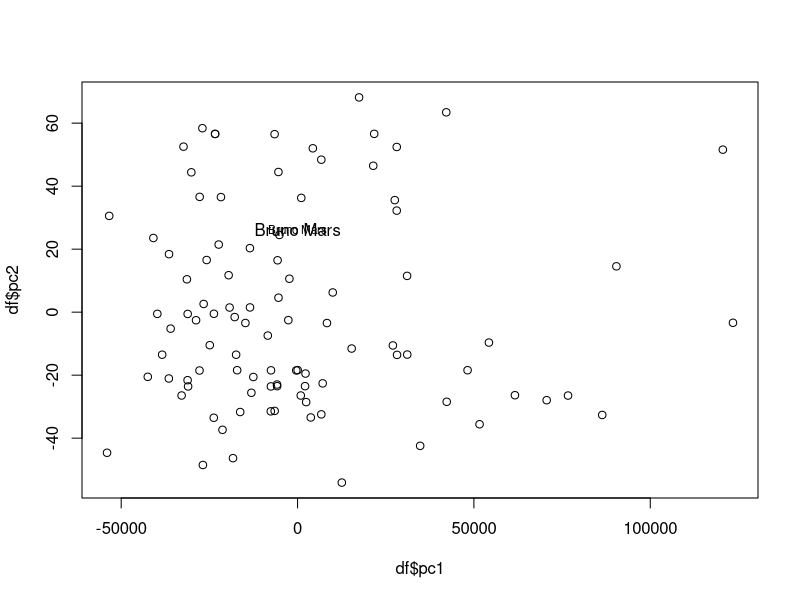

Generate this figure with R: (Note: this script raises an error after producing the figure.)
setwd("~/Documents/GitHub/Spotty_Tagger")

tracks = read.csv('billboardTop100.csv')

colsList = c('acousticness','danceability', 'duration_ms', 'energy', 'instrumentalness', 'key','liveness', 'loudness', 'mode', 'speechiness', 'tempo','time_signature', 'valence')

tracksColFil = tracks[,colsList]

trackPCA = prcomp(tracksColFil)
pc1 = trackPCA$x[,1]
pc2 = trackPCA$x[,2]
artist = as.character(tracks[,'track_name'])
artist = as.character(tracks[,'artist'])

df = data.frame(artist,pc1,pc2)
plot(df$pc1,df$pc2) 
with(df, text(pc1~pc2, labels = artist), pos = 4)


text(pc1 ~ pc2, labels=artist, cex= 0.7)


ggplot(df, aes(pc1,pc2)) + geom_point() + geom_text(aes(label=artist))


scaledDF = scale(tracksColFil)


trackPCA = prcomp(scaledDF)
pc1 = trackPCA$x[,1]
pc2 = trackPCA$x[,2]
artist = as.character(tracks[,'artist'])

df = data.frame(artist,pc1,pc2)
plot(df$pc1,df$pc2) 
with(df, text(pc1~pc2, labels = artist), pos = 4)


text(pc1 ~ pc2, labels=artist, cex= 0.7)
library(ggplot2)

ggplot(df, aes(pc1,pc2)) + geom_point() + geom_text(aes(label=artist))

summary(tracksColFil)
